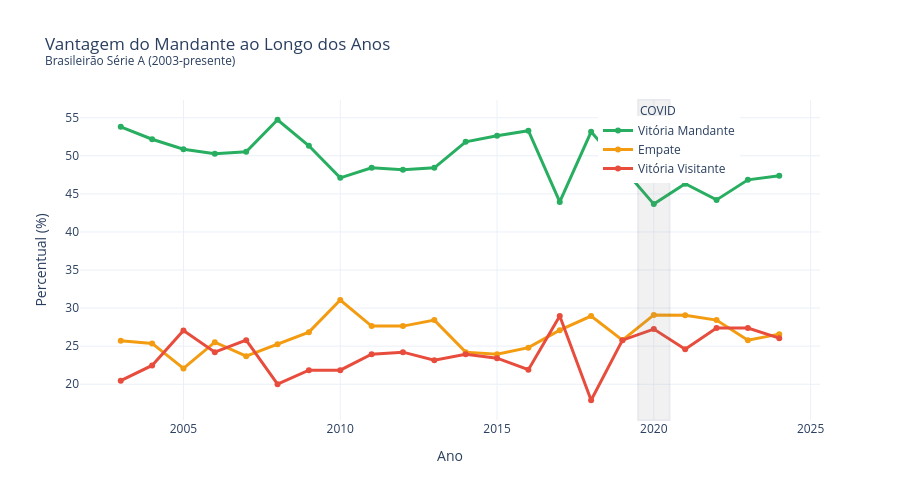

This figure's notebook cell:
### Code cell
# Percentual de resultados por ano
res_por_ano = df.groupby(["ano", "resultado"]).size().unstack(fill_value=0)
res_pct = res_por_ano.div(res_por_ano.sum(axis=1), axis=0) * 100
res_pct = res_pct.reset_index()

fig = go.Figure()

fig.add_trace(go.Scatter(
    x=res_pct["ano"], y=res_pct["Mandante"],
    mode="lines+markers", name="Vitória Mandante",
    line=dict(color="#27ae60", width=3),
    hovertemplate="%{x}: %{y:.1f}%<extra>Mandante</extra>"
))
fig.add_trace(go.Scatter(
    x=res_pct["ano"], y=res_pct["Empate"],
    mode="lines+markers", name="Empate",
    line=dict(color="#f39c12", width=3),
    hovertemplate="%{x}: %{y:.1f}%<extra>Empate</extra>"
))
fig.add_trace(go.Scatter(
    x=res_pct["ano"], y=res_pct["Visitante"],
    mode="lines+markers", name="Vitória Visitante",
    line=dict(color="#e74c3c", width=3),
    hovertemplate="%{x}: %{y:.1f}%<extra>Visitante</extra>"
))

# Destacar 2020 (pandemia)
fig.add_vrect(x0=2019.5, x1=2020.5, fillcolor="gray", opacity=0.1,
              annotation_text="COVID", annotation_position="top left")

fig.update_layout(
    title="Vantagem do Mandante ao Longo dos Anos<br><sup>Brasileirão Série A (2003-presente)</sup>",
    xaxis_title="Ano",
    yaxis_title="Percentual (%)",
    template="plotly_white",
    width=900,
    height=500,
    legend=dict(x=0.7, y=0.95)
)

fig.show()
fig.write_html("../charts/mandante_visitante.html", include_plotlyjs="cdn")
print("Gráfico exportado: charts/mandante_visitante.html")

### Figure 1 — Plotly figure (JSON) as saved in the notebook; plotly's stock layout.template omitted (floating-point values rounded to 4 significant figures)
{"data": [{"hovertemplate": "%{x}: %{y:.1f}%<extra>Mandante</extra>", "line": {"color": "#27ae60", "width": 3}, "mode": "lines+markers", "name": "Vitória Mandante", "type": "scatter", "x": [2003, 2004, 2005, 2006, 2007, 2008, 2009, 2010, 2011, 2012, 2013, 2014, 2015, 2016, 2017, 2018, 2019, 2020, 2021, 2022, 2023, 2024], "y": [53.8, 52.17, 50.87, 50.26, 50.53, 54.74, 51.32, 47.11, 48.42, 48.16, 48.42, 51.84, 52.63, 53.3, 43.95, 53.16, 48.42, 43.66, 46.34, 44.21, 46.84, 47.37]}, {"hovertemplate": "%{x}: %{y:.1f}%<extra>Empate</extra>", "line": {"color": "#f39c12", "width": 3}, "mode": "lines+markers", "name": "Empate", "type": "scatter", "x": [2003, 2004, 2005, 2006, 2007, 2008, 2009, 2010, 2011, 2012, 2013, 2014, 2015, 2016, 2017, 2018, 2019, 2020, 2021, 2022, 2023, 2024], "y": [25.72, 25.36, 22.08, 25.53, 23.68, 25.26, 26.84, 31.05, 27.63, 27.63, 28.42, 24.21, 23.95, 24.8, 27.11, 28.95, 25.79, 29.1, 29.07, 28.42, 25.79, 26.58]}, {"hovertemplate": "%{x}: %{y:.1f}%<extra>Visitante</extra>", "line": {"color": "#e74c3c", "width": 3}, "mode": "lines+markers", "name": "Vitória Visitante", "type": "scatter", "x": [2003, 2004, 2005, 2006, 2007, 2008, 2009, 2010, 2011, 2012, 2013, 2014, 2015, 2016, 2017, 2018, 2019, 2020, 2021, 2022, 2023, 2024], "y": [20.47, 22.46, 27.06, 24.21, 25.79, 20.0, 21.84, 21.84, 23.95, 24.21, 23.16, 23.95, 23.42, 21.9, 28.95, 17.89, 25.79, 27.24, 24.59, 27.37, 27.37, 26.05]}], "layout": {"annotations": [{"showarrow": false, "text": "COVID", "x": 2020.0, "xanchor": "left", "xref": "x", "y": 1, "yanchor": "top", "yref": "y domain"}], "height": 500, "legend": {"x": 0.7, "y": 0.95}, "shapes": [{"fillcolor": "gray", "opacity": 0.1, "type": "rect", "x0": 2020.0, "x1": 2020.0, "xref": "x", "y0": 0, "y1": 1, "yref": "y domain"}], "title": {"text": "Vantagem do Mandante ao Longo dos Anos<br><sup>Brasileirão Série A (2003-presente)</sup>"}, "width": 900, "xaxis": {"title": {"text": "Ano"}}, "yaxis": {"title": {"text": "Percentual (%)"}}}}
